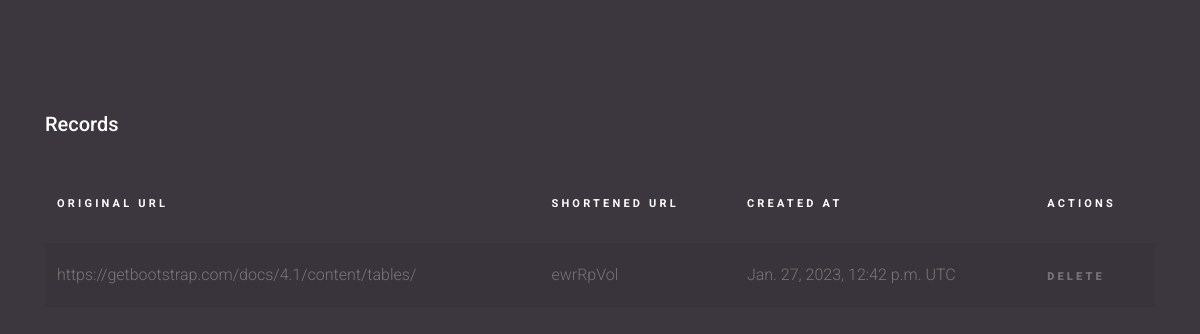
The page /dashboard (signed in) on the database its author committed.
### myApp/models.py (models this page shows)
class URL(models.Model):
    user = models.ForeignKey(User, on_delete=models.CASCADE, null=True)
    original_url = models.CharField(max_length=500)
    shortened_url = models.CharField(max_length=8, unique=True)
    created_at = models.DateTimeField(auto_now_add=True)

### myApp/views.py (the view)
# urls.py: path('dashboard', views.dashboard, name='dashboard'),
@login_required(login_url='/login')
def dashboard(request):
    urls = URL.objects.filter(user=request.user)
    return render(request, 'dashboard.html', {'urls': urls})

### templates/dashboard.html (shortened to what this page needs)
<!doctype html>
<html lang="en">
  <head>
    <link rel="stylesheet" href="fonts/icomoon/style.css">
    <link rel="stylesheet" href="css/owl.carousel.min.css">
    <link rel="stylesheet" href="static/css/bootstrap.min.css">
    <link rel="stylesheet" href="static/css/style.css">
  </head>
  <body>
  <div class="content">
    <div class="container">
      <h2 class="mb-5">Records</h2>
      <div class="table-responsive">
        <table class="table table-striped custom-table">
          <thead>
            <tr>
              <th>Original URL</th>
              <th>Shortened URL</th>
              <th>Created at</th>
              <th>Actions</th>
            </tr>
          </thead>
          <tbody>
            {% for url in urls %}
            <tr scope="row">
              <td>{{ url.original_url }}</td>
              <td><a href="{% url 'redirect_url' url.shortened_url %}">{{ url.shortened_url }}</a></td>
              <td>{{ url.created_at }} UTC</td>
              <td><a href="{% url 'delete_url' url.pk %}" class="more">Delete</a></td>
            </tr>
            {% endfor %}
          </tbody>
        </table>
      </div>
    </div>
  </div>
  </body>
</html>

### static/css/style.css (style rules this page uses)
body { font-family: "Roboto", -apple-system, BlinkMacSystemFont, "Segoe UI", Roboto, "Helvetica Neue", Arial, "Noto Sans", sans-serif, "Apple Color Emoji", "Segoe UI Emoji", "Segoe UI Symbol", "Noto Color Emoji"; background-color: #3c373e; font-weight: 300; }
h1, h2, h3, h4, h5, h6, .h1, .h2, .h3, .h4, .h5, .h6 { font-family: "Roboto", -apple-system, BlinkMacSystemFont, "Segoe UI", Roboto, "Helvetica Neue", Arial, "Noto Sans", sans-serif, "Apple Color Emoji", "Segoe UI Emoji", "Segoe UI Symbol", "Noto Color Emoji"; }
a { -webkit-transition: .3s all ease; -o-transition: .3s all ease; transition: .3s all ease; }
a, a:hover { text-decoration: none !important; }
.content { padding: 7rem 0; }
h2 { font-size: 20px; color: #fff; }
.custom-table { min-width: 900px; }
.custom-table thead tr, .custom-table thead th { padding-bottom: 30px; border-top: none; border-bottom: none !important; color: #fff; font-size: 11px; text-transform: uppercase; letter-spacing: .2rem; }
.custom-table tbody th, .custom-table tbody td { color: #777; font-weight: 400; padding-bottom: 20px; padding-top: 20px; font-weight: 300; border: none; -webkit-transition: .3s all ease; -o-transition: .3s all ease; transition: .3s all ease; }
.custom-table tbody th a, .custom-table tbody td a { color: rgba(255, 255, 255, 0.3); }
.custom-table tbody th .more, .custom-table tbody td .more { color: rgba(255, 255, 255, 0.3); font-size: 11px; font-weight: 900; text-transform: uppercase; letter-spacing: .2rem; }
.custom-table tbody tr { -webkit-transition: .3s all ease; -o-transition: .3s all ease; transition: .3s all ease; }

### rows shown on the page
URL: original_url "https://getbootstrap.com/docs/4.1/content/tables/", shortened_url "ewrRpVol", created_at "Jan. 27, 2023, 12:42 p.m."
